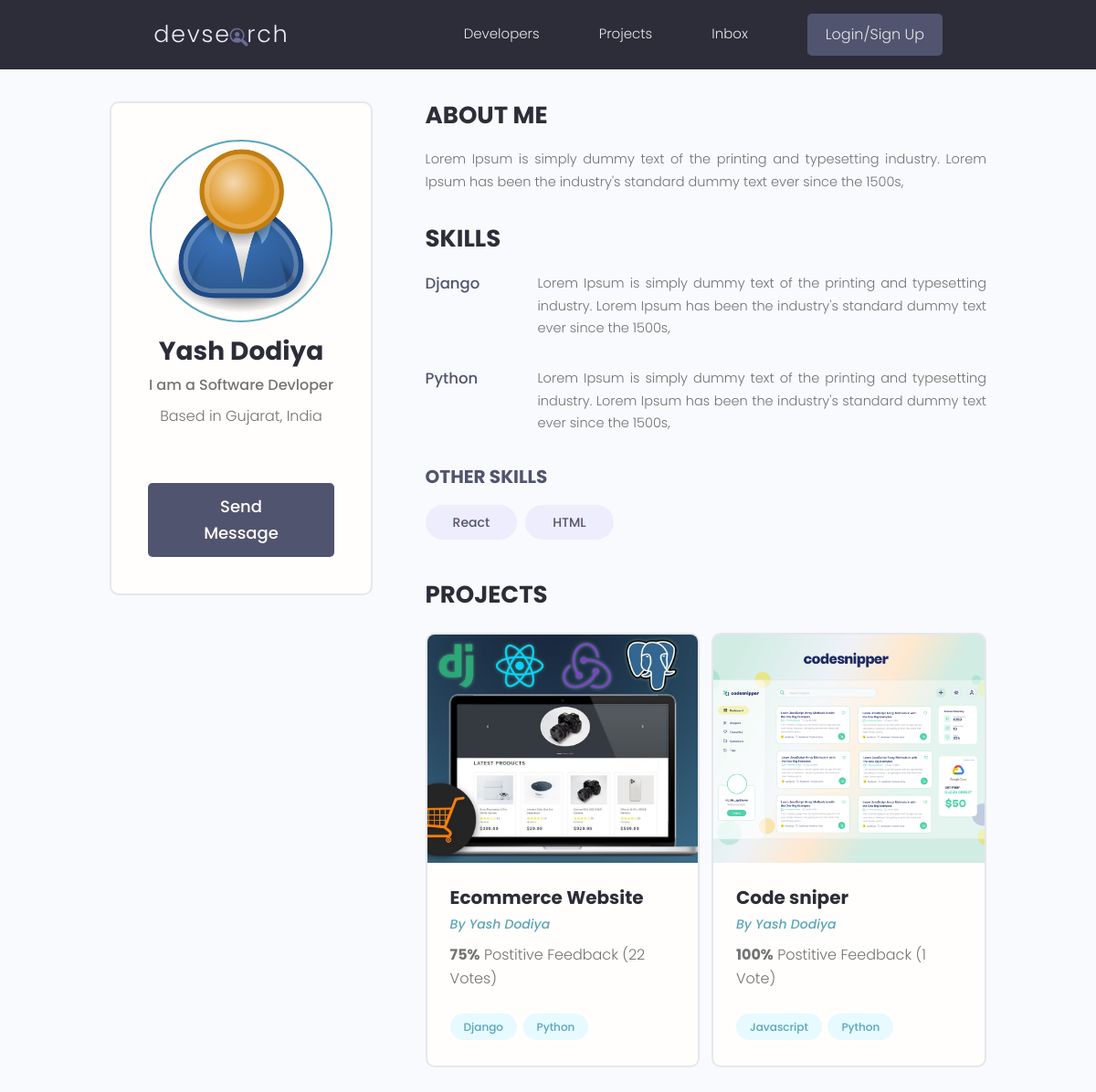
Before: /profile/44139e4c-5579-4205-9e69-fe2c76e024d4/ with the older database file.
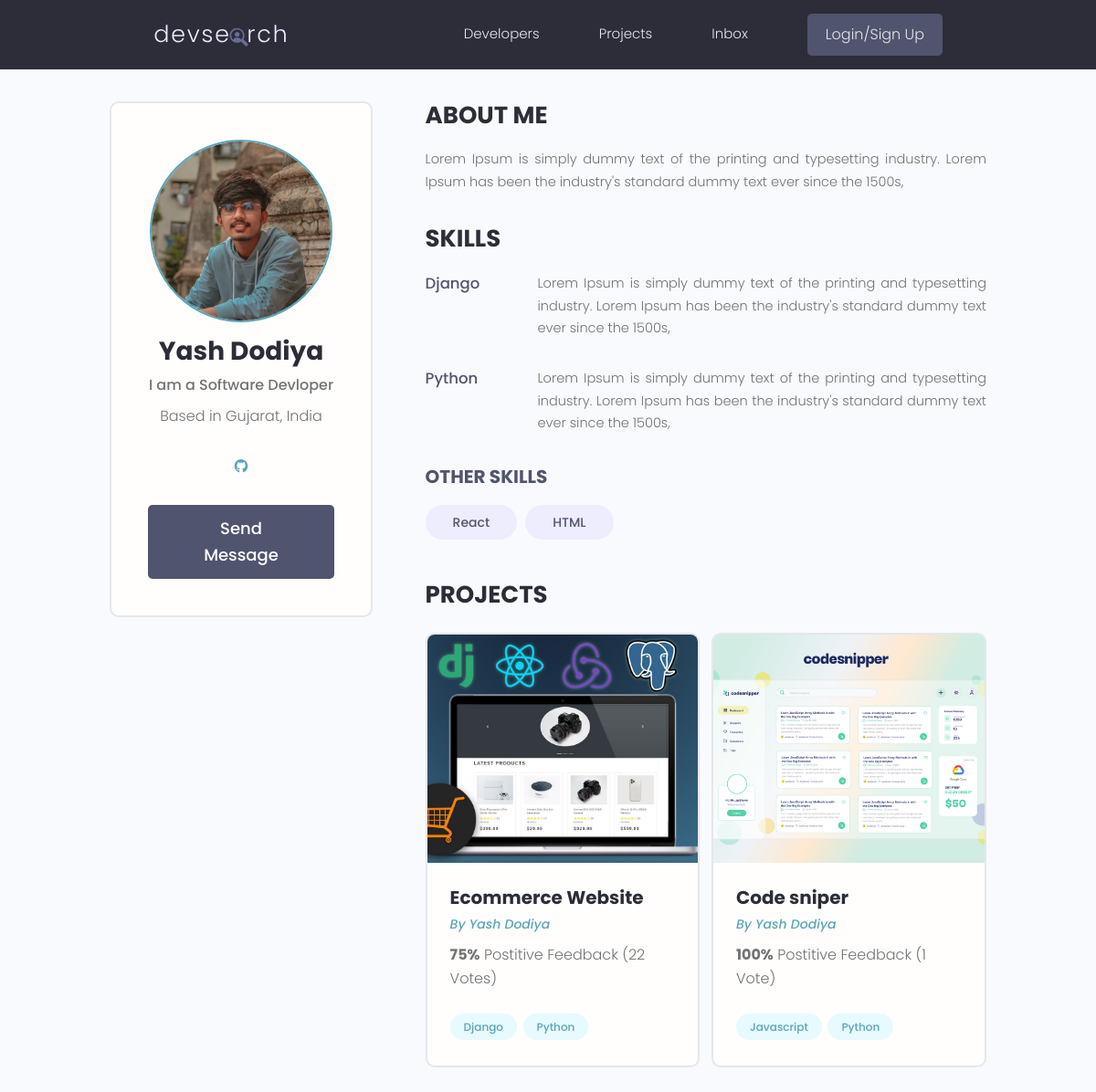
After: the same page with the newer database file.
### users/models.py (models this page shows, shortened)
class Profile(models.Model):
    user = models.OneToOneField(User, on_delete=models.CASCADE, null=True, blank=True)
    name = models.CharField(max_length=200, blank=True, null=True)
    email = models.EmailField(max_length=500, blank=True, null=True)
    username = models.CharField(max_length=200, blank=True, null=True)
    location = models.CharField(max_length=200, blank=True, null=True)
    short_intro = models.CharField(max_length=200, blank=True, null=True)
    bio = models.TextField(blank=True, null=True)
    profile_image = models.ImageField(null=True, blank=True, upload_to='profiles/',default='profiles/user-default.png')
    social_github = models.CharField(max_length=200, blank=True, null=True)
    social_twitter = models.CharField(max_length=200, blank=True, null=True)
    social_linkedin = models.CharField(max_length=200, blank=True, null=True)
    social_website = models.CharField(max_length=200, blank=True, null=True)
    social_youtube = models.CharField(max_length=200, blank=True, null=True)
    created = models.DateTimeField(auto_now_add=True)
    id = models.UUIDField(default=uuid.uuid4, unique=True, primary_key=True, editable=False)

### users/views.py (the view)
# urls.py: path('profile/<str:pk>/', views.userProfile, name="user-profile"),
def userProfile(request, pk):
    profile = Profile.objects.get(id=pk)
    topskills = profile.skill_set.exclude(description__exact="")
    otherskills = profile.skill_set.filter(description="")
    context = {"profile":profile, "topSkills":topskills, "otherSkills":otherskills}
    return render(request, 'users/user-profile.html', context)

### projects/models.py (called while the page is built)
    def __str__(self) -> str:
        return self.name

### users/models.py (called while the page is built)
    def __str__(self) -> str:
        return str(self.name)

### users/templates/users/user-profile.html (shortened to what this page needs)
{% extends 'base.html' %} {% block content %}
<main class="profile my-md">
  <div class="container">
    <div class="layout">
      <div class="column column--1of3">
        <div class="card text-center">
          <div class="card__body dev">
            <img
              class="avatar avatar--xl"
              src="{{ profile.profile_image.url }}"
            />
            <h2 class="dev__name">{{profile.name}}</h2>
            <p class="dev__title">{{profile.short_intro}}</p>
            <p class="dev__location">Based in {{profile.location}}</p>
            <ul class="dev__social">
              {% if profile.social_github %}
              <li>
                <a
                  title="Github"
                  href="{{profile.social_github}}"
                  target="_blank"
                  ><i class="fa-brands fa-github"></i
                ></a>
              </li>
              {% endif %}
            </ul>
            <a href="#" class="btn btn--sub btn--lg">Send Message </a>
          </div>
        </div>
      </div>
      <div class="column column--2of3">
        <div class="devInfo">
          <h3 class="devInfo__title">About Me</h3>
          <p class="devInfo__about">{{profile.bio}}</p>
        </div>
        <div class="devInfo">
          <h3 class="devInfo__title">Skills</h3>
          <div class="devInfo__skills">
            {% for skill in topSkills %}
            <div class="devSkill">
              <h4 class="devSkill__title">{{skill.name}}</h4>
              <p class="devSkill__info">{{skill.description}}</p>
            </div>
            {% endfor %}
            <h3 class="devInfo__subtitle">Other Skills</h3>
            <div class="devInfo__otherSkills">
              {% for skill in otherSkills %}
              <span class="tag tag--pill tag--sub tag--lg">
                <small>{{skill}}</small>
              </span>
              {% endfor %}
            </div>
          </div>
        </div>
        <div class="devInfo">
          <h3 class="devInfo__title">Projects</h3>
          <div class="grid grid--two">
            {% for project in profile.project_set.all %}
            <div class="column">
              <div class="card project">
                <a href="{% url 'project' project.id %}" class="project">
                  <img
                    class="project__thumbnail"
                    src="{{project.featured_image.url}}"
                    alt="project thumbnail"
                  />
                  <div class="card__body">
                    <h3 class="project__title">{{project.title}}</h3>
                    <p>
                      <a
                        class="project__author"
                        href="{% url 'user-profile' profile.id %}"
                        >By {{profile.name}}</a
                      >
                    </p>
                    <p class="project--rating">
                      <span style="font-weight: bold"
                        >{{project.vote_ratio}}%</span
                      >
                      Postitive Feedback ({{project.vote_total}}
                      Vote{{project.vote_total|pluralize:"s"}})
                    </p>
                    <div class="project__tags">
                      {% for tag in project.tags.all %}
                      <span class="tag tag--pill tag--main">
                        <small>{{tag}}</small>
                      </span>
                      {% endfor %}
                    </div>
                  </div>
                </a>
              </div>
            </div>
            {% endfor %}
          </div>
        </div>
      </div>
    </div>
  </div>
</main>
{% endblock %}

Changed rows visible on the page:
changed Profile "Yash Dodiya": profile_image: picture added in place of a placeholder
